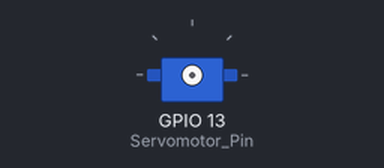
This sketch was run on a simulated ESP32. Shown: servo. Servo pulses on a pin are drawn as a servo (544–2400 µs = 0–180°); what the sketch prints to the serial monitor is not drawn.

Above: at 0.05 s.
At 2.75 s:
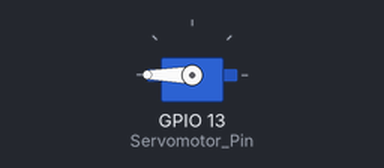
At 4.5 s:
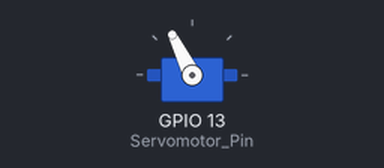
At 5.5 s:
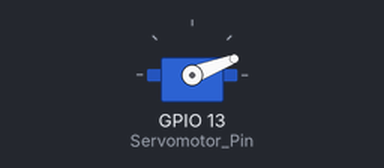
Timing chart, 0 to 8.2 s (numbered marks = the images above):
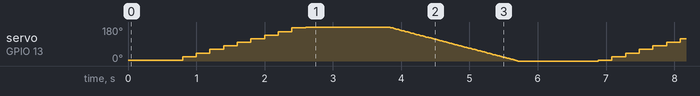

The sketch:

SERVO_PWM_ex2_aula5.ino
```cpp
const int Servomotor_Pin = 13;  // Pino 13 corresponds to GPIO13
const int ledChannel = 0;
const int resolution = 10;
const int Nsteps = pow(2,resolution); // duty cycle de 0 a Nsteps-1

// Setting PWM properties
const int T = 20;          // Periodo do sinal de PWM (em ms)
const int Tmin = 0;        // Tmin do pulso (em ms)
const int Tmax = 3;        // Tmax do pulso (em ms)
const int Tdelay = 20;     // tempo em cada posição (em ms)
const int DC_passo = 1;    // passo do duty cycle
const int freq = 1000/T;   // frequência do sinal de PWM (em Hz)

void setup(){
  Serial.begin(115200);
  // configure PWM functionalitites
  ledcSetup(ledChannel, freq, resolution);
  // attach the channel to the GPIOs to be controlled
  ledcAttachPin(Servomotor_Pin, ledChannel);
}

void loop(){

  // Increase angle of the servomotor
  Serial.println("--> Loop 1");
  for(int dutyCycle = Nsteps*Tmin/T; dutyCycle <= Nsteps*Tmax/T; dutyCycle=dutyCycle+10*DC_passo){
    Serial.printf(" %u",dutyCycle);
    if (dutyCycle == 100*int(dutyCycle/100)) Serial.println("");
    ledcWrite(ledChannel, dutyCycle);
    delay(10*Tdelay);
  }

  // Decrease angle of the servomotor
  Serial.println("");
  Serial.println("--> Loop 2");
  for(int dutyCycle = Nsteps*Tmax/T; dutyCycle >= Nsteps*Tmin/T; dutyCycle=dutyCycle-DC_passo){
    Serial.printf(" %u",dutyCycle);
    if (dutyCycle == 40*int(dutyCycle/40)) Serial.println("");
    ledcWrite(ledChannel, dutyCycle);
    delay(Tdelay);
  }
}
```
